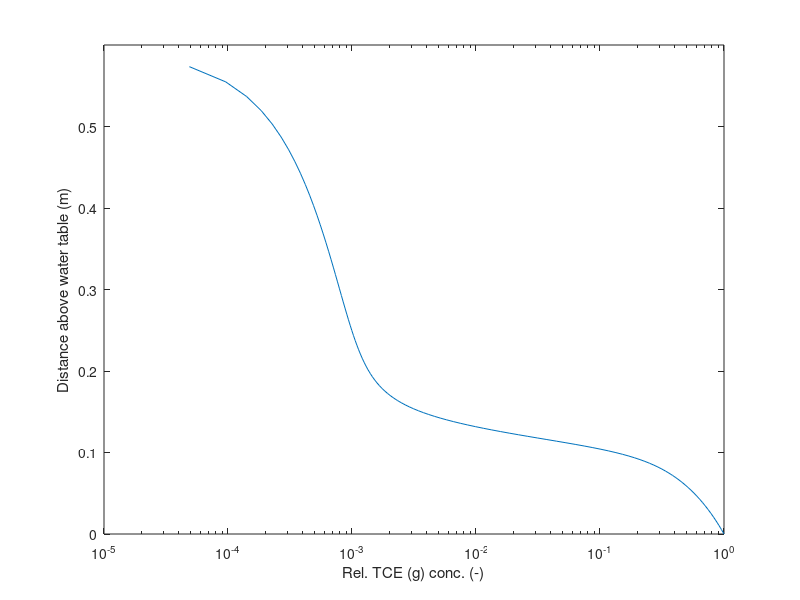

Source code (MATLAB):
% This MATLAB script is used to calculate the steady-state solution of
% diffusion across the capillary fringe. It is based on the method
% suggested by Atteia and Ho``hener (2010).

% Atteia, O., & Ho``hener, P. (2010). Semianalytical model predicting
% transfer of volatile pollutants from groundwater to the soil surface.
% Environmental science & technology, 44(16), 6228-6232.

% Author: Boyan Meng
% Email: boyan107@gmail.com

clear;
% Saturation profile at steady-state.
z = [1	0.980568	0.961883	0.943917	0.926642	0.910031	0.89406	0.878702	0.863935	0.849736	0.836084	0.822956	0.810333	0.798196	0.786526	0.775304	0.764514	0.754139	0.744163	0.734571	0.725348	0.716479	0.707952	0.699752	0.691868	0.684287	0.676998	0.669989	0.66325	0.656769	0.650538	0.644547	0.638786	0.633247	0.627921	0.622799	0.617875	0.61314	0.608587	0.604209	0.6	0.596172	0.59253	0.589056	0.585734	0.58255	0.579491	0.576546	0.573706	0.57096	0.568301	0.565722	0.563214	0.560773	0.558392	0.556066	0.55379	0.551559	0.549369	0.547216	0.545096	0.543006	0.540942	0.5389	0.536879	0.534874	0.532883	0.530903	0.528931	0.526964	0.525	0.523036	0.521069	0.519097	0.517117	0.515126	0.513121	0.5111	0.509058	0.506994	0.504904	0.502784	0.500631	0.498441	0.49621	0.493934	0.491608	0.489227	0.486786	0.484278	0.481699	0.47904	0.476294	0.473454	0.470509	0.46745	0.464266	0.460944	0.45747	0.453828	0.45	0.445888	0.441627	0.437211	0.432635	0.427893	0.422979	0.417886	0.41261	0.407141	0.401475	0.395603	0.389517	0.383212	0.376677	0.369906	0.362888	0.355617	0.348081	0.340273	0.332181	0.323795	0.315106	0.306101	0.29677	0.2871	0.27708	0.266696	0.255935	0.244785	0.233229	0.221255	0.208846	0.195988	0.182663	0.168854	0.154545	0.139717	0.124351	0.108428	0.0919271	0.0748279	0.0571084	0.0387463	0.0197182	0];
S_w = [0.00634606	0.00725321	0.00828275	0.00945034	0.010773	0.0122694	0.0139604	0.0158688	0.0180196	0.0204401	0.02316	0.0262117	0.02963	0.0334521	0.0377181	0.0424703	0.0477534	0.0536138	0.0601001	0.0672615	0.075148	0.0838096	0.093295	0.103651	0.11492	0.127141	0.140347	0.154563	0.169803	0.186072	0.203364	0.221657	0.240916	0.261092	0.282118	0.303916	0.326391	0.349439	0.372943	0.396778	0.420821	0.443602	0.466042	0.488095	0.509719	0.530879	0.551545	0.571695	0.591309	0.610375	0.628884	0.646829	0.664209	0.681023	0.697275	0.71297	0.728113	0.742713	0.756779	0.770321	0.78335	0.795875	0.80791	0.819465	0.830553	0.841184	0.851372	0.861126	0.870459	0.879381	0.887903	0.896036	0.903789	0.911172	0.918195	0.924865	0.931193	0.937186	0.942851	0.948197	0.953231	0.95796	0.962391	0.96653	0.970384	0.97396	0.977263	0.980301	0.983081	0.985608	0.987891	0.989937	0.991754	0.993351	0.994737	0.995925	0.996924	0.997747	0.998409	0.998925	0.99931	0.999585	0.999755	0.99984	0.999867	0.999873	0.999878	0.999884	0.999889	0.999894	0.9999	0.999905	0.99991	0.999916	0.999921	0.999926	0.999932	0.999937	0.999942	0.999947	0.999952	0.999957	0.999961	0.999965	0.99997	0.999974	0.999977	0.999981	0.999984	0.999987	0.999989	0.999991	0.999993	0.999995	0.999996	0.999997	0.999998	0.999999	0.999999	1	1	1	1	1	1	1];
depth = 1 - z;
phi = 0.38; % porosity
D_a = 8.3e-6; % TCE diffusion coefficient in air 
D_w = 9.1e-10; % TCE diffusion coefficient in water 
theta_a = phi * (1-S_w); % volumetric air content
theta_w = phi * S_w; % volumetric water content
alpha_z = 1e-3; % vertical transverse dispersivity
v = 0; % seepage velocity
H = 0.38; % Henry constant of TCE (non-dimensional)
N_G = 101325/8.31446/298.15; % molar density of ideal gas at 25 dC
m = 0.8; % van Genuchten paramter
k_rel_wet = sqrt(S_w).*(1-(1-S_w.^(1/m)).^m).^2; % relative permeability of wetting phase
A = D_a*theta_a.^(10/3)/phi/phi + (D_w*theta_w.^(10/3)/phi/phi + alpha_z*v*k_rel_wet)/H;
F = 1./A;
I = zeros (1,110);
for i=2:110
    ddepth = depth(i)-depth(i-1);
    I(i) = I(i-1) + (F(i)+F(i-1))/2 * ddepth;
end
c_rel = I./I(end); % relative TCE concentration in the gas phase 
d2WT = depth(110) - depth; % distance to water table (+ means above)
semilogx(c_rel, d2WT(1:110));
ylim([0 0.6]);
xlabel('Rel. TCE (g) conc. (-)');
ylabel('Distance above water table (m)');
